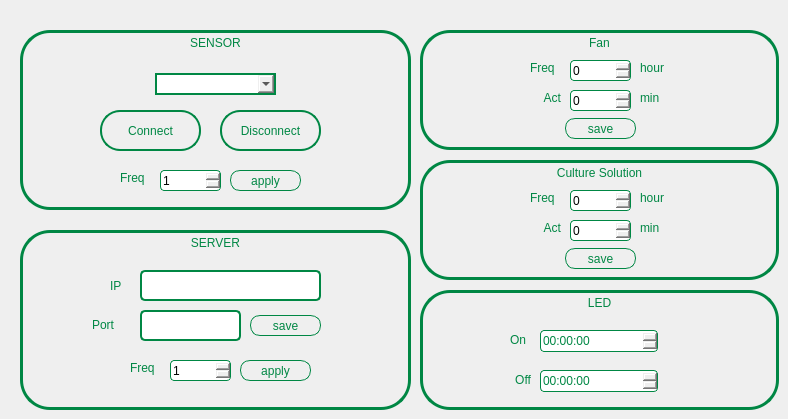
   <widget class="QWidget" name="SettingPage">
    <widget class="QLabel" name="label_13">
     <property name="geometry">
      <rect>
       <x>20</x>
       <y>30</y>
       <width>391</width>
       <height>180</height>
      </rect>
     </property>
     <property name="styleSheet">
      <string notr="true">border: 3px solid #008744;
border-radius: 30px;
font: 15pt &quot;나눔스퀘어 Bold&quot;;
color: #008744</string>
     </property>
     <property name="text">
      <string>SENSOR</string>
     </property>
     <property name="alignment">
      <set>Qt::AlignHCenter|Qt::AlignTop</set>
     </property>
    </widget>
    <widget class="QLabel" name="label_14">
     <property name="geometry">
      <rect>
       <x>20</x>
       <y>230</y>
       <width>391</width>
       <height>180</height>
      </rect>
     </property>
     <property name="styleSheet">
      <string notr="true">border: 3px solid #008744;
border-radius: 30px;
font: 15pt &quot;나눔스퀘어 Bold&quot;;
color: #008744</string>
     </property>
     <property name="text">
      <string>SERVER</string>
     </property>
     <property name="alignment">
      <set>Qt::AlignHCenter|Qt::AlignTop</set>
     </property>
    </widget>
    <widget class="QComboBox" name="comboBox">
     <property name="geometry">
      <rect>
       <x>155</x>
       <y>73</y>
       <width>121</width>
       <height>22</height>
      </rect>
     </property>
     <property name="styleSheet">
      <string notr="true">border: 2px solid #008744</string>
     </property>
     <property name="frame">
      <bool>true</bool>
     </property>
    </widget>
    <widget class="QPushButton" name="pushButton_2">
     <property name="geometry">
      <rect>
       <x>100</x>
       <y>110</y>
       <width>101</width>
       <height>41</height>
      </rect>
     </property>
     <property name="styleSheet">
      <string notr="true">background-color: rgba(255, 255, 255, 0);
border: 2px solid #008744;
border-radius: 20px;
font: 25 12pt &quot;나눔스퀘어 Light&quot;;
color: #008744;</string>
     </property>
     <property name="text">
      <string>Connect</string>
     </property>
    </widget>
    <widget class="QPushButton" name="pushButton">
     <property name="geometry">
      <rect>
       <x>220</x>
       <y>110</y>
       <width>101</width>
       <height>41</height>
      </rect>
     </property>
     <property name="styleSheet">
      <string notr="true">background-color: rgba(255, 255, 255, 0);
border: 2px solid #008744;
border-radius: 20px;
font: 25 12pt &quot;나눔스퀘어 Light&quot;;
color: #008744;</string>
     </property>
     <property name="text">
      <string>Disconnect</string>
     </property>
    </widget>
    <widget class="QSpinBox" name="spinBox">
     <property name="geometry">
      <rect>
       <x>160</x>
       <y>170</y>
       <width>61</width>
       <height>21</height>
      </rect>
     </property>
     <property name="styleSheet">
      <string notr="true">border-radius: 4px;
border: 1px solid #008744</string>
     </property>
     <property name="minimum">
      <number>1</number>
     </property>
     <property name="maximum">
      <number>60</number>
     </property>
    </widget>
    <widget class="QLabel" name="label_18">
     <property name="geometry">
      <rect>
       <x>120</x>
       <y>170</y>
       <width>31</width>
       <height>16</height>
      </rect>
     </property>
     <property name="styleSheet">
      <string notr="true">font: 75 11pt &quot;나눔스퀘어&quot;;
color: #008744</string>
     </property>
     <property name="text">
      <string>Freq</string>
     </property>
    </widget>
    <widget class="QPushButton" name="pushButton_3">
     <property name="geometry">
      <rect>
       <x>230</x>
       <y>170</y>
       <width>71</width>
       <height>21</height>
      </rect>
     </property>
     <property name="styleSheet">
      <string notr="true">background-color: rgba(255, 255, 255, 0);
border: 1px solid #008744;
border-radius: 10px;
font: 25 12pt &quot;나눔스퀘어 Light&quot;;
color: #008744;</string>
     </property>
     <property name="text">
      <string>apply</string>
     </property>
    </widget>
    <widget class="QLineEdit" name="lineEdit">
     <property name="geometry">
      <rect>
       <x>140</x>
       <y>270</y>
       <width>181</width>
       <height>31</height>
      </rect>
     </property>
     <property name="styleSheet">
      <string notr="true">border: 2px solid #008744;
border-radius: 5px;
font: 11pt &quot;나눔스퀘어&quot;;
color: #008744</string>
     </property>
     <property name="text">
      <string/>
     </property>
     <property name="alignment">
      <set>Qt::AlignCenter</set>
     </property>
    </widget>
    <widget class="QLineEdit" name="lineEdit_2">
     <property name="geometry">
      <rect>
       <x>140</x>
       <y>310</y>
       <width>101</width>
       <height>31</height>
      </rect>
     </property>
     <property name="styleSheet">
      <string notr="true">border: 2px solid #008744;
border-radius: 5px;
font: 11pt &quot;나눔스퀘어&quot;;
color: #008744</string>
     </property>
     <property name="text">
      <string/>
     </property>
     <property name="alignment">
      <set>Qt::AlignCenter</set>
     </property>
    </widget>
    <widget class="QLabel" name="label_19">
     <property name="geometry">
      <rect>
       <x>110</x>
       <y>278</y>
       <width>21</width>
       <height>16</height>
      </rect>
     </property>
     <property name="styleSheet">
      <string notr="true">font: 75 11pt &quot;나눔스퀘어&quot;;
color: #008744</string>
     </property>
     <property name="text">
      <string>IP</string>
     </property>
    </widget>
    <widget class="QLabel" name="label_20">
     <property name="geometry">
      <rect>
       <x>92</x>
       <y>317</y>
       <width>41</width>
       <height>16</height>
      </rect>
     </property>
     <property name="styleSheet">
      <string notr="true">font: 75 11pt &quot;나눔스퀘어&quot;;
color: #008744</string>
     </property>
     <property name="text">
      <string>Port</string>
     </property>
    </widget>
    <widget class="QPushButton" name="pushButton_4">
     <property name="geometry">
      <rect>
       <x>250</x>
       <y>315</y>
       <width>71</width>
       <height>21</height>
      </rect>
     </property>
     <property name="styleSheet">
      <string notr="true">background-color: rgba(255, 255, 255, 0);
border: 1px solid #008744;
border-radius: 10px;
font: 25 12pt &quot;나눔스퀘어 Light&quot;;
color: #008744;</string>
     </property>
     <property name="text">
      <string>save</string>
     </property>
    </widget>
    <widget class="QPushButton" name="pushButton_5">
     <property name="geometry">
      <rect>
       <x>240</x>
       <y>360</y>
       <width>71</width>
       <height>21</height>
      </rect>
     </property>
     <property name="styleSheet">
      <string notr="true">background-color: rgba(255, 255, 255, 0);
border: 1px solid #008744;
border-radius: 10px;
font: 25 12pt &quot;나눔스퀘어 Light&quot;;
color: #008744;</string>
     </property>
     <property name="text">
      <string>apply</string>
     </property>
    </widget>
    <widget class="QLabel" name="label_21">
     <property name="geometry">
      <rect>
       <x>130</x>
       <y>360</y>
       <width>31</width>
       <height>16</height>
      </rect>
     </property>
     <property name="styleSheet">
      <string notr="true">font: 75 11pt &quot;나눔스퀘어&quot;;
color: #008744</string>
     </property>
     <property name="text">
      <string>Freq</string>
     </property>
    </widget>
    <widget class="QSpinBox" name="spinBox_2">
     <property name="geometry">
      <rect>
       <x>170</x>
       <y>360</y>
       <width>61</width>
       <height>21</height>
      </rect>
     </property>
     <property name="styleSheet">
      <string notr="true">border-radius: 4px;
border: 1px solid #008744</string>
     </property>
     <property name="minimum">
      <number>1</number>
     </property>
     <property name="maximum">
      <number>60</number>
     </property>
    </widget>
    <widget class="QSpinBox" name="spinBox_3">
     <property name="geometry">
      <rect>
       <x>570</x>
       <y>60</y>
       <width>61</width>
       <height>21</height>
      </rect>
     </property>
     <property name="styleSheet">
      <string notr="true">border-radius: 4px;
border: 1px solid #008744</string>
     </property>
     <property name="minimum">
      <number>0</number>
     </property>
     <property name="maximum">
      <number>99</number>
     </property>
    </widget>
    <widget class="QLabel" name="label_22">
     <property name="geometry">
      <rect>
       <x>530</x>
       <y>60</y>
       <width>31</width>
       <height>16</height>
      </rect>
     </property>
     <property name="styleSheet">
      <string notr="true">font: 75 11pt &quot;나눔스퀘어&quot;;
color: #008744</string>
     </property>
     <property name="text">
      <string>Freq</string>
     </property>
    </widget>
    <widget class="QLabel" name="label_16">
     <property name="geometry">
      <rect>
       <x>420</x>
       <y>160</y>
       <width>359</width>
       <height>120</height>
      </rect>
     </property>
     <property name="styleSheet">
      <string notr="true">border: 3px solid #008744;
border-radius: 30px;
font: 15pt &quot;나눔스퀘어 Bold&quot;;
color: #008744</string>
     </property>
     <property name="text">
      <string>Culture Solution</string>
     </property>
     <property name="alignment">
      <set>Qt::AlignHCenter|Qt::AlignTop</set>
     </property>
    </widget>
    <widget class="QLabel" name="label_17">
     <property name="geometry">
      <rect>
       <x>420</x>
       <y>290</y>
       <width>359</width>
       <height>120</height>
      </rect>
     </property>
     <property name="styleSheet">
      <string notr="true">border: 3px solid #008744;
border-radius: 30px;
font: 15pt &quot;나눔스퀘어 Bold&quot;;
color: #008744</string>
     </property>
     <property name="text">
      <string>LED</string>
     </property>
     <property name="alignment">
      <set>Qt::AlignHCenter|Qt::AlignTop</set>
     </property>
    </widget>
    <widget class="QLabel" name="label_15">
     <property name="geometry">
      <rect>
       <x>420</x>
       <y>30</y>
       <width>359</width>
       <height>120</height>
      </rect>
     </property>
     <property name="styleSheet">
      <string notr="true">border: 3px solid #008744;
border-radius: 30px;
font: 15pt &quot;나눔스퀘어 Bold&quot;;
color: #008744</string>
     </property>
     <property name="text">
      <string>Fan</string>
     </property>
     <property name="alignment">
      <set>Qt::AlignHCenter|Qt::AlignTop</set>
     </property>
    </widget>
    <widget class="QLabel" name="label_23">
     <property name="geometry">
      <rect>
       <x>640</x>
       <y>60</y>
       <width>31</width>
       <height>16</height>
      </rect>
     </property>
     <property name="styleSheet">
      <string notr="true">font: 75 11pt &quot;나눔스퀘어&quot;;
color: #008744</string>
     </property>
     <property name="text">
      <string>hour</string>
     </property>
    </widget>
    <widget class="QLabel" name="label_24">
     <property name="geometry">
      <rect>
       <x>640</x>
       <y>90</y>
       <width>31</width>
       <height>16</height>
      </rect>
     </property>
     <property name="styleSheet">
      <string notr="true">font: 75 11pt &quot;나눔스퀘어&quot;;
color: #008744</string>
     </property>
     <property name="text">
      <string>min</string>
     </property>
    </widget>
    <widget class="QSpinBox" name="spinBox_4">
     <property name="geometry">
      <rect>
       <x>570</x>
       <y>90</y>
       <width>61</width>
       <height>21</height>
      </rect>
     </property>
     <property name="styleSheet">
      <string notr="true">border-radius: 4px;
border: 1px solid #008744</string>
     </property>
     <property name="minimum">
      <number>0</number>
     </property>
     <property name="maximum">
      <number>99</number>
     </property>
    </widget>
    <widget class="QLabel" name="label_25">
     <property name="geometry">
      <rect>
       <x>530</x>
       <y>90</y>
       <width>31</width>
       <height>16</height>
      </rect>
     </property>
     <property name="styleSheet">
      <string notr="true">font: 75 11pt &quot;나눔스퀘어&quot;;
color: #008744</string>
     </property>
     <property name="text">
      <string>Act</string>
     </property>
     <property name="alignment">
      <set>Qt::AlignRight|Qt::AlignTrailing|Qt::AlignVCenter</set>
     </property>
    </widget>
    <widget class="QPushButton" name="pushButton_6">
     <property name="geometry">
      <rect>
       <x>565</x>
       <y>118</y>
       <width>71</width>
       <height>21</height>
      </rect>
     </property>
     <property name="styleSheet">
      <string notr="true">background-color: rgba(255, 255, 255, 0);
border: 1px solid #008744;
border-radius: 10px;
font: 25 12pt &quot;나눔스퀘어 Light&quot;;
color: #008744;</string>
     </property>
     <property name="text">
      <string>save</string>
     </property>
    </widget>
    <widget class="QLabel" name="label_26">
     <property name="geometry">
      <rect>
       <x>640</x>
       <y>220</y>
       <width>31</width>
       <height>16</height>
      </rect>
     </property>
     <property name="styleSheet">
      <string notr="true">font: 75 11pt &quot;나눔스퀘어&quot;;
color: #008744</string>
     </property>
     <property name="text">
      <string>min</string>
     </property>
    </widget>
    <widget class="QSpinBox" name="spinBox_5">
     <property name="geometry">
      <rect>
       <x>570</x>
       <y>220</y>
       <width>61</width>
       <height>21</height>
      </rect>
     </property>
     <property name="styleSheet">
      <string notr="true">border-radius: 4px;
border: 1px solid #008744</string>
     </property>
     <property name="minimum">
      <number>0</number>
     </property>
     <property name="maximum">
      <number>99</number>
     </property>
    </widget>
    <widget class="QSpinBox" name="spinBox_6">
     <property name="geometry">
      <rect>
       <x>570</x>
       <y>190</y>
       <width>61</width>
       <height>21</height>
      </rect>
     </property>
     <property name="styleSheet">
      <string notr="true">border-radius: 4px;
border: 1px solid #008744</string>
     </property>
     <property name="minimum">
      <number>0</number>
     </property>
     <property name="maximum">
      <number>99</number>
     </property>
    </widget>
    <widget class="QPushButton" name="pushButton_7">
     <property name="geometry">
      <rect>
       <x>565</x>
       <y>248</y>
       <width>71</width>
       <height>21</height>
      </rect>
     </property>
     <property name="styleSheet">
      <string notr="true">background-color: rgba(255, 255, 255, 0);
border: 1px solid #008744;
border-radius: 10px;
font: 25 12pt &quot;나눔스퀘어 Light&quot;;
color: #008744;</string>
     </property>
     <property name="text">
      <string>save</string>
     </property>
    </widget>
    <widget class="QLabel" name="label_27">
     <property name="geometry">
      <rect>
       <x>640</x>
       <y>190</y>
       <width>31</width>
       <height>16</height>
      </rect>
     </property>
     <property name="styleSheet">
      <string notr="true">font: 75 11pt &quot;나눔스퀘어&quot;;
color: #008744</string>
     </property>
     <property name="text">
      <string>hour</string>
     </property>
    </widget>
    <widget class="QLabel" name="label_28">
     <property name="geometry">
      <rect>
       <x>530</x>
       <y>220</y>
       <width>31</width>
       <height>16</height>
      </rect>
     </property>
     <property name="styleSheet">
      <string notr="true">font: 75 11pt &quot;나눔스퀘어&quot;;
color: #008744</string>
     </property>
     <property name="text">
      <string>Act</string>
     </property>
     <property name="alignment">
      <set>Qt::AlignRight|Qt::AlignTrailing|Qt::AlignVCenter</set>
     </property>
    </widget>
    <widget class="QLabel" name="label_29">
     <property name="geometry">
      <rect>
       <x>530</x>
       <y>190</y>
       <width>31</width>
       <height>16</height>
      </rect>
     </property>
     <property name="styleSheet">
      <string notr="true">font: 75 11pt &quot;나눔스퀘어&quot;;
color: #008744</string>
     </property>
     <property name="text">
      <string>Freq</string>
     </property>
    </widget>
    <widget class="QTimeEdit" name="timeEdit">
     <property name="geometry">
      <rect>
       <x>540</x>
       <y>330</y>
       <width>118</width>
       <height>22</height>
      </rect>
     </property>
     <property name="styleSheet">
      <string notr="true">border-radius: 4px;
border: 1px solid #008744;
font: 9pt &quot;나눔스퀘어&quot;;
color: #008744</string>
     </property>
    </widget>
    <widget class="QTimeEdit" name="timeEdit_2">
     <property name="geometry">
      <rect>
       <x>540</x>
       <y>370</y>
       <width>118</width>
       <height>22</height>
      </rect>
     </property>
     <property name="styleSheet">
      <string notr="true">border-radius: 4px;
border: 1px solid #008744;
font: 9pt &quot;나눔스퀘어&quot;;
color: #008744</string>
     </property>
    </widget>
    <widget class="QLabel" name="label_30">
     <property name="geometry">
      <rect>
       <x>500</x>
       <y>372</y>
       <width>31</width>
       <height>16</height>
      </rect>
     </property>
     <property name="styleSheet">
      <string notr="true">font: 75 11pt &quot;나눔스퀘어&quot;;
color: #008744</string>
     </property>
     <property name="text">
      <string>Off</string>
     </property>
     <property name="alignment">
      <set>Qt::AlignRight|Qt::AlignTrailing|Qt::AlignVCenter</set>
     </property>
    </widget>
    <widget class="QLabel" name="label_31">
     <property name="geometry">
      <rect>
       <x>510</x>
       <y>332</y>
       <width>21</width>
       <height>16</height>
      </rect>
     </property>
     <property name="styleSheet">
      <string notr="true">font: 75 11pt &quot;나눔스퀘어&quot;;
color: #008744</string>
     </property>
     <property name="text">
      <string>On</string>
     </property>
    </widget>
    <zorder>label_15</zorder>
    <zorder>label_13</zorder>
    <zorder>label_14</zorder>
    <zorder>comboBox</zorder>
    <zorder>pushButton_2</zorder>
    <zorder>pushButton</zorder>
    <zorder>spinBox</zorder>
    <zorder>label_18</zorder>
    <zorder>pushButton_3</zorder>
    <zorder>lineEdit</zorder>
    <zorder>lineEdit_2</zorder>
    <zorder>label_19</zorder>
    <zorder>label_20</zorder>
    <zorder>pushButton_4</zorder>
    <zorder>pushButton_5</zorder>
    <zorder>label_21</zorder>
    <zorder>spinBox_2</zorder>
    <zorder>spinBox_3</zorder>
    <zorder>label_22</zorder>
    <zorder>label_16</zorder>
    <zorder>label_17</zorder>
    <zorder>label_23</zorder>
    <zorder>label_24</zorder>
    <zorder>spinBox_4</zorder>
    <zorder>label_25</zorder>
    <zorder>pushButton_6</zorder>
    <zorder>label_26</zorder>
    <zorder>spinBox_5</zorder>
    <zorder>spinBox_6</zorder>
    <zorder>pushButton_7</zorder>
    <zorder>label_27</zorder>
    <zorder>label_28</zorder>
    <zorder>label_29</zorder>
    <zorder>timeEdit</zorder>
    <zorder>timeEdit_2</zorder>
    <zorder>label_30</zorder>
    <zorder>label_31</zorder>
   </widget>
